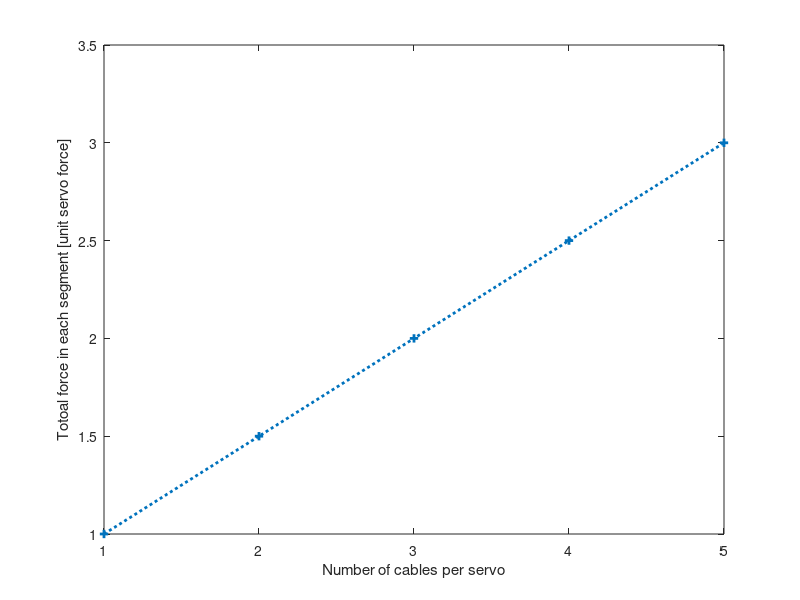

Recreate this plot in MATLAB.

clc; clear; close all;
for n=1:5
N=10; %number of nodes (robots)
tpn=n*ones(N,1); %tendons per node
c=zeros(N); %connecivity matrix 
% If c(i,j)=1 node i is connected to node j 

for i=1:N
    for j=1:tpn(i)
        if (i+j)<=N
            c(i+j,i)=1;
        else
            c(j+i-N,i)=1;
        end        
    end
end

f=zeros(N,N); %force matrix
% Columns represent the servo moounted robot and rows reprent the robots that the servo is cabled to

for i=1:N
    
    fc=1/tpn(i); %foce per cable
    NN=[1:N 1:N 1];
        for  j=i+tpn(i):-1:i+1
         f(NN(j),NN(i))=fc*(c(NN(j),NN(i))==1)+f(NN(j+1),NN(i));
        end
        
    end
    total_nodal_force=sum(f);  % The force at each node in [unit servo force]
    normalized_nodal_force=sum(f)/N;
    
%     disp('The force at each node in [unit servo force]:')
%     disp(total_nodal_force)

tnf(n)=total_nodal_force(1);
end

plot(1:5,tnf,'+:','LineWidth',2)
xlabel('Number of cables per servo')
ylabel('Totoal force in each segment [unit servo force]')
set(gca,'xtick',1:5)